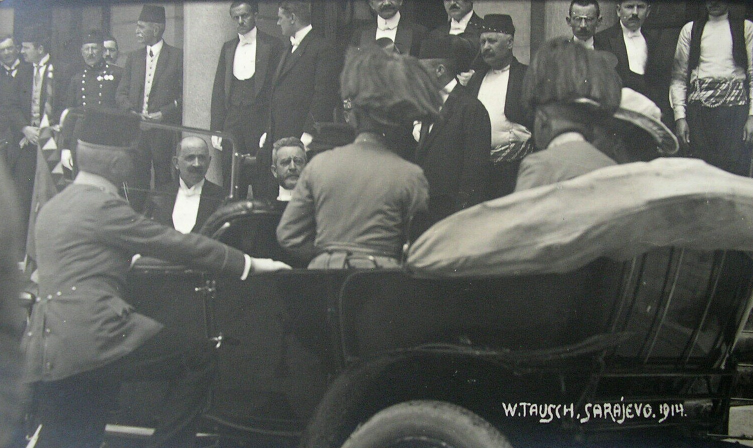
#> input picture shorts-2026-11-12/ae-weltkrieg/archiv/ff-auto-rathaus.jpg, 1506 x 896 px (shown at 1/2 size)
$ python ausschnitte_weltkrieg.py
#> lines starting #> are read from the running program, lines starting #| are printed output that depends on the picture
# Runde 3 (12.11., Review 2): Nacharbeit an den Archivbildern NACH bilder_weltkrieg.py
#  - ff-auto-rathaus-wagen.jpg: Ausschnitt des Tausch-Fotos ohne den bewegungsunscharfen Mann links und ohne das dunkle Rad unten
#  - princip-1914.jpg: Portraet des 19-jaehrigen Attentaeters (Haftfoto 2. Juli 1914, gemeinfrei) statt der Stadtansicht 1923
# Aufruf: python3 ausschnitte_weltkrieg.py <download-ordner mit princip.jpg>
#   princip.jpg = https://commons.wikimedia.org/wiki/Special:FilePath/Gavrilo_Princip,_cell,_headshot,_bw_(cropped).jpg?width=1600
#   (curl -A "AllgemeinwissenBot/1.0 (research)"; Commons liefert das Original 969x1211)
import json, os, sys
from PIL import Image
HERE = os.path.dirname(os.path.abspath(__file__)); ROOT = os.path.join(HERE, '..'); A = os.path.join(ROOT, 'archiv')
SRC = sys.argv[1] if len(sys.argv) > 1 else None
im = Image.open(os.path.join(A, 'ff-auto-rathaus.jpg')).convert('RGB')
#> im is the input picture: PIL image 1506x896 RGB; mean R, G, B 95.5, 98.1, 94.2
im.crop((330, 40, 1506, 700)).save(os.path.join(A, 'ff-auto-rathaus-wagen.jpg'), quality=92)
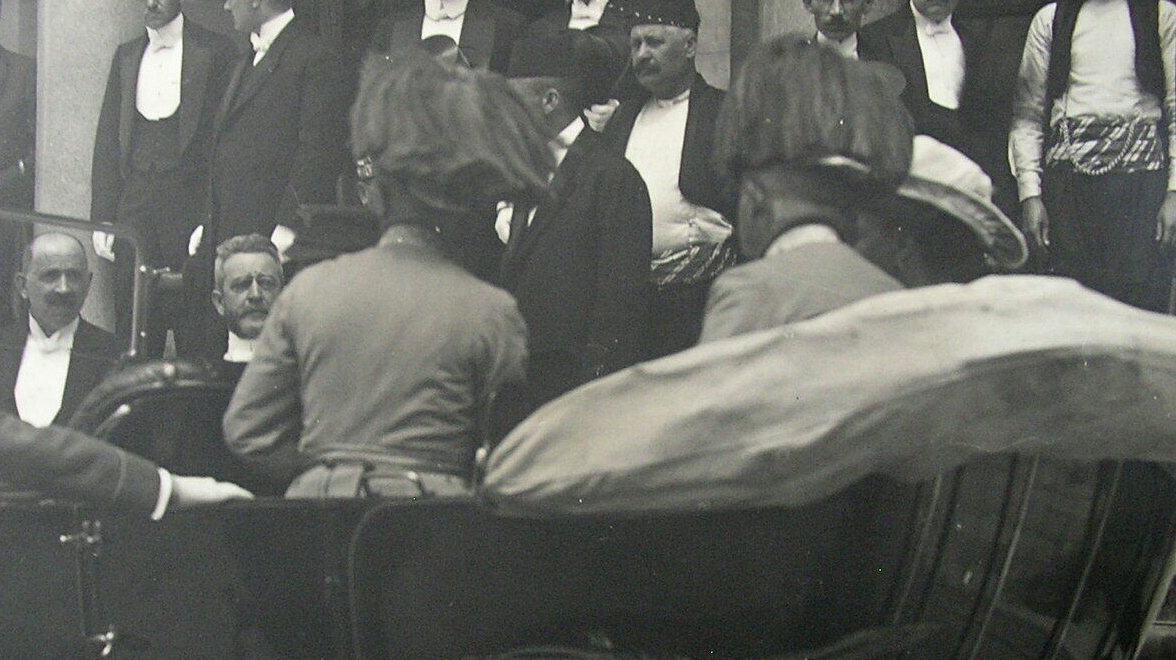
#> saved as ff-auto-rathaus-wagen.jpg: PIL image 1176x660 RGB; mean R, G, B 101.3, 103.1, 97.8
if SRC:
    p = Image.open(os.path.join(SRC, 'princip.jpg')).convert('L')
    if p.width > 1600: p = p.resize((1600, round(p.height * 1600 / p.width)), Image.LANCZOS)
    p.save(os.path.join(A, 'princip-1914.jpg'), quality=92)
#> (the run stopped early here; a loop or call above may not have finished)

$ run again, with shorts-2026-11-12/ae-weltkrieg/archiv/ff-sophie-einsteigen.jpg copied over shorts-2026-11-12/ae-weltkrieg/archiv/ff-auto-rathaus.jpg
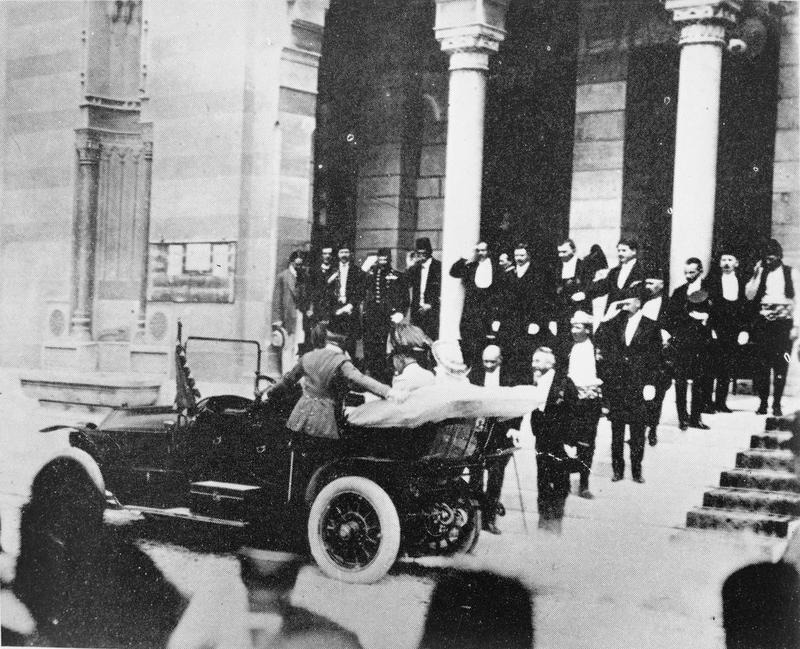
#> input picture shorts-2026-11-12/ae-weltkrieg/archiv/ff-sophie-einsteigen.jpg, 800 x 649 px
#> im is the input picture: PIL image 800x649 RGB; min 0, max 255, mean 128.4
#> `im.crop((330, 40, 1506, 700)).save(os.path.join(A, 'ff-auto-rathaus-wa..`:
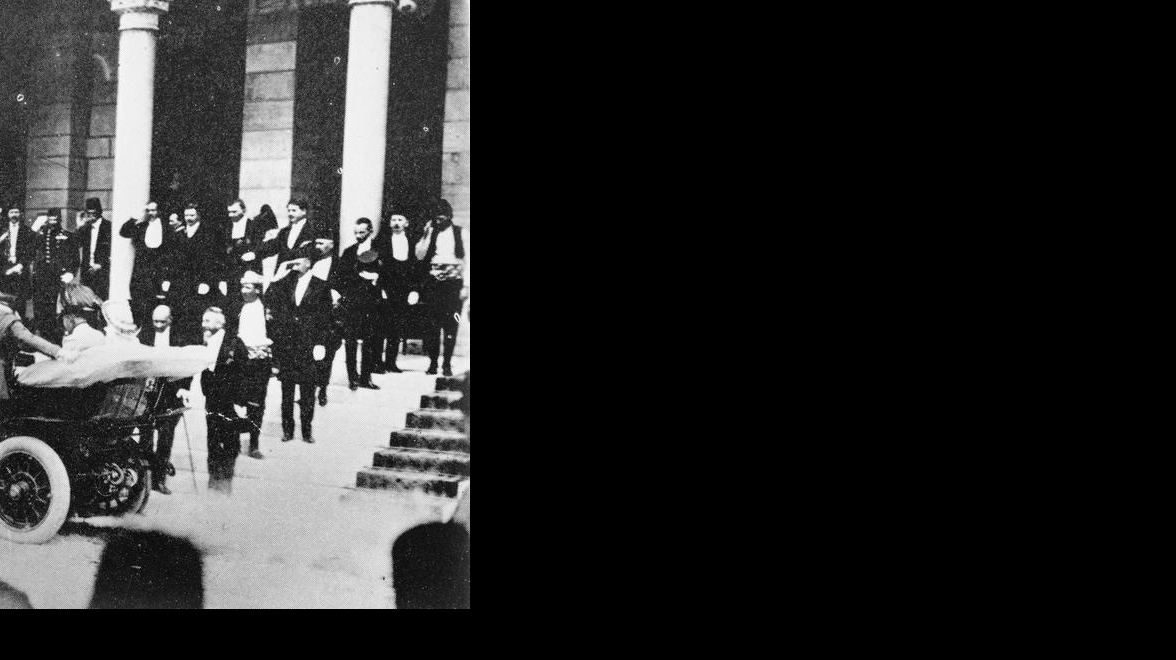
#> saved as ff-auto-rathaus-wagen.jpg: PIL image 1176x660 RGB; min 0, max 255, mean 42.5

$ run again, with shorts-2026-11-12/ae-weltkrieg/archiv/ff-sophie-treppe.jpg copied over shorts-2026-11-12/ae-weltkrieg/archiv/ff-auto-rathaus.jpg
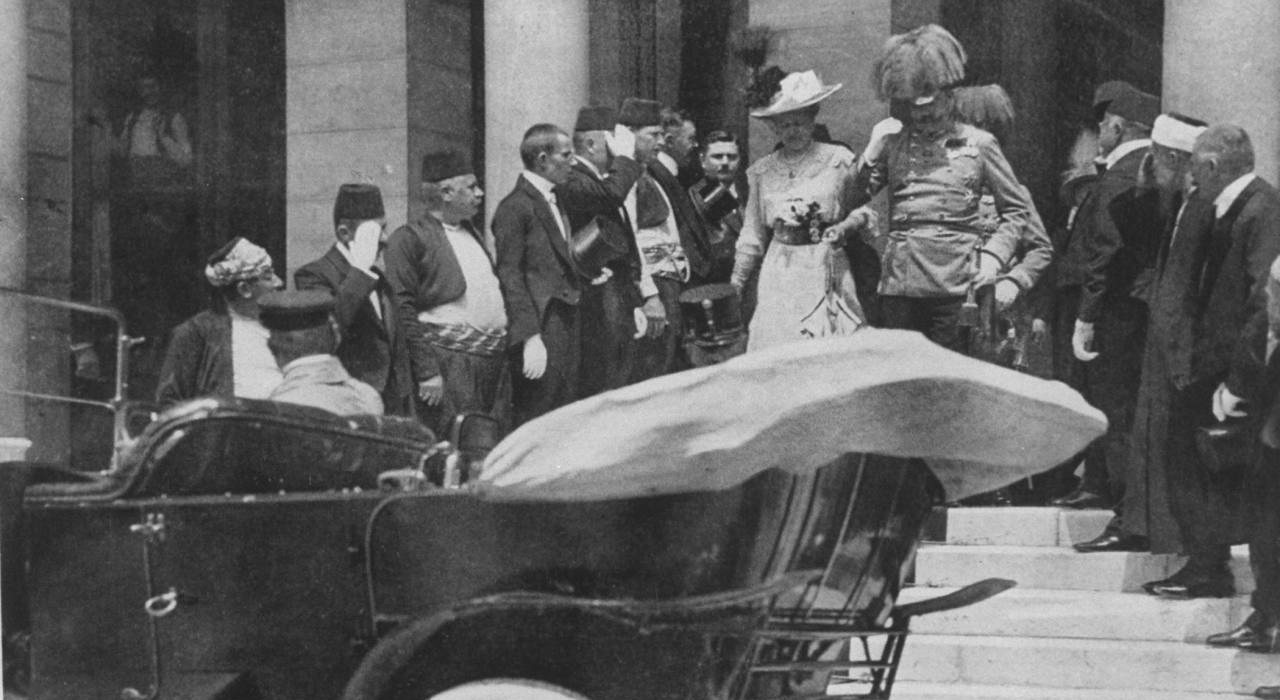
#> input picture shorts-2026-11-12/ae-weltkrieg/archiv/ff-sophie-treppe.jpg, 1280 x 700 px
#> im is the input picture: PIL image 1280x700 RGB; min 29, max 236, mean 97.2
#> `im.crop((330, 40, 1506, 700)).save(os.path.join(A, 'ff-auto-rathaus-wa..`:
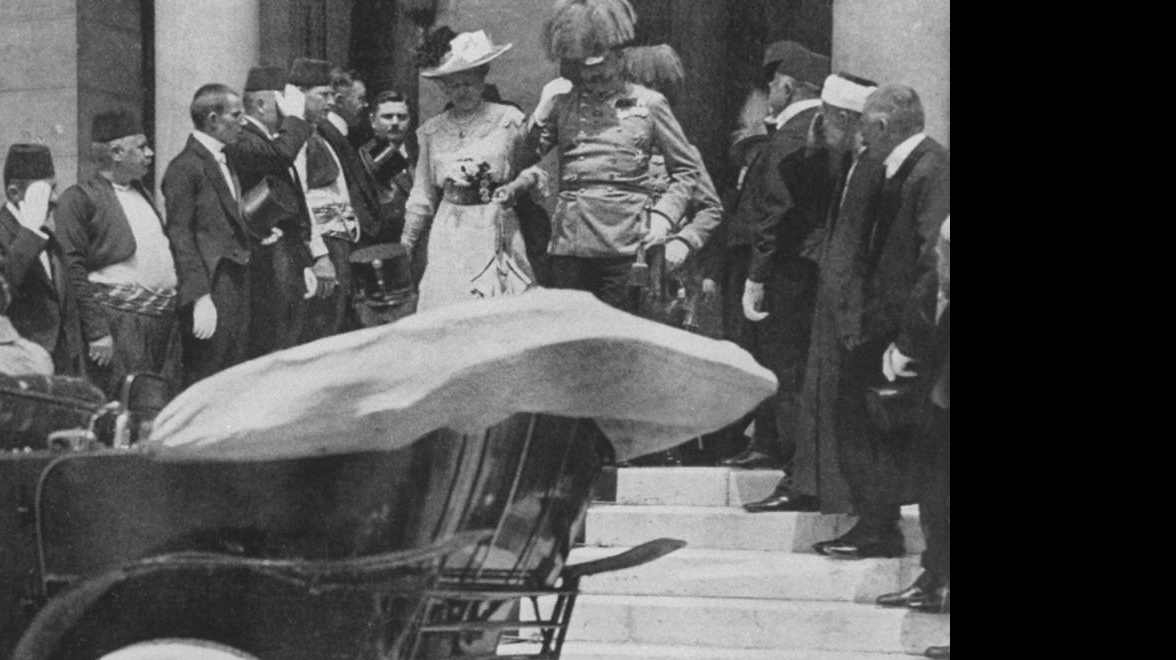
#> saved as ff-auto-rathaus-wagen.jpg: PIL image 1176x660 RGB; min 0, max 236, mean 84.4

$ run again, with shorts-2026-11-12/ae-weltkrieg/archiv/lateinerbruecke-keystone.jpg copied over shorts-2026-11-12/ae-weltkrieg/archiv/ff-auto-rathaus.jpg
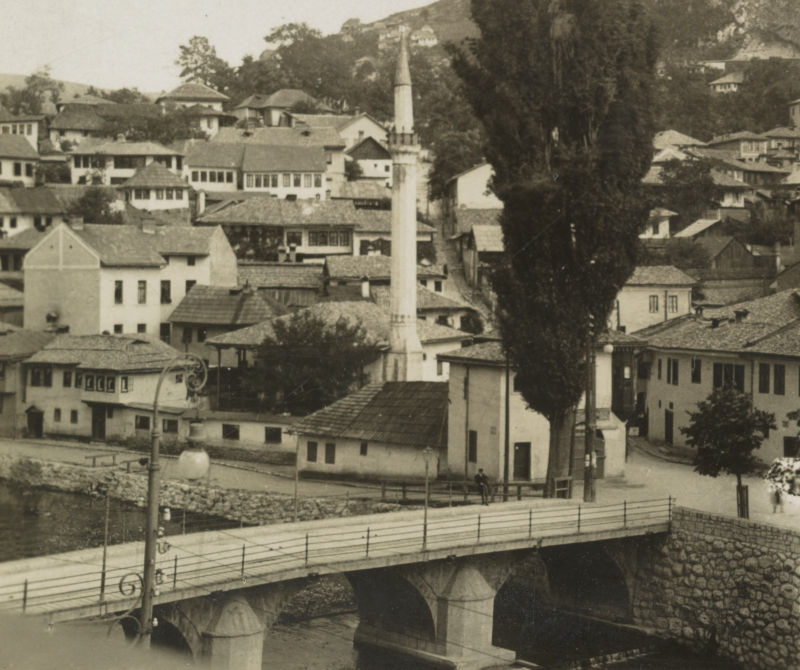
#> input picture shorts-2026-11-12/ae-weltkrieg/archiv/lateinerbruecke-keystone.jpg, 1600 x 1339 px (shown at 1/2 size)
#> im is the input picture: PIL image 1600x1339 RGB; mean R, G, B 111.2, 105.4, 87.3
#> `im.crop((330, 40, 1506, 700)).save(os.path.join(A, 'ff-auto-rathaus-wa..`:
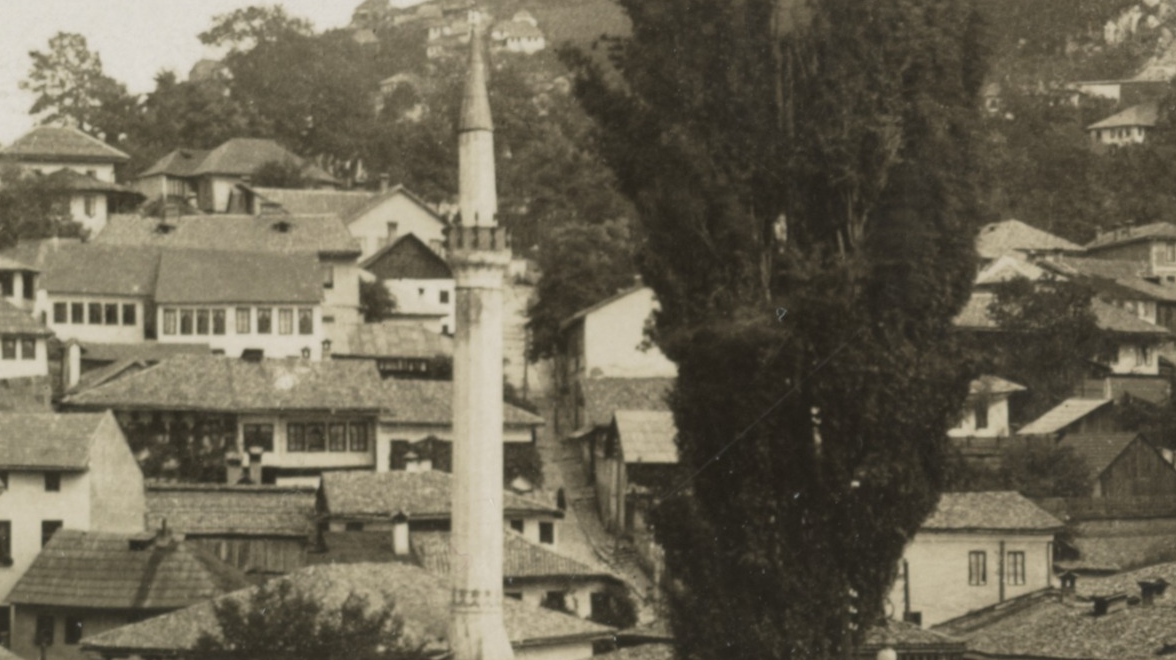
#> saved as ff-auto-rathaus-wagen.jpg: PIL image 1176x660 RGB; mean R, G, B 107.4, 100.8, 83.1
